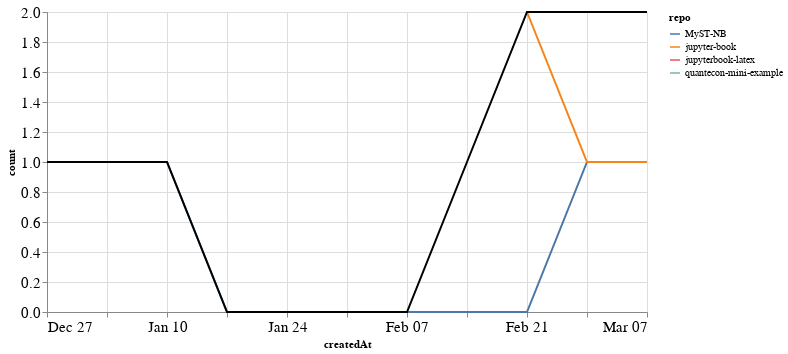

The code cell stored with this chart in its notebook:
### Markdown cell above
### PRs

### Code cell
prs_time = prs.groupby('repo').resample('W', on='createdAt').count()['author'].reset_index()
prs_time = prs_time.rename(columns={'author': 'count'})
prs_time_total = prs_time.groupby('createdAt').agg({"count": "sum"}).reset_index()

ch1 = alt.Chart(prs_time, width=600).mark_line().encode(
    x='createdAt',
    y='count',
    color='repo',
    tooltip="repo"
)

ch2 = alt.Chart(prs_time_total, width=600).mark_line(color="black").encode(
    x='createdAt',
    y='count',
)

ch1 + ch2

### Figure 1 — Vega-Lite specification as saved in the notebook (floating-point values rounded to 4 significant figures)
{"config": {"axisLeft": {"labelFontSize": 15}, "axisBottom": {"labelFontSize": 15}}, "layer": [{"data": {"name": "data-fa6b95159e30f8bdc482f6391e8d1284"}, "mark": "line", "encoding": {"color": {"type": "nominal", "field": "repo"}, "tooltip": {"type": "nominal", "field": "repo"}, "x": {"type": "temporal", "field": "createdAt"}, "y": {"type": "quantitative", "field": "count"}}, "width": 600}, {"data": {"name": "data-6c3e0e666070b53a2c6faf27e75a83ce"}, "mark": {"type": "line", "color": "black"}, "encoding": {"x": {"type": "temporal", "field": "createdAt"}, "y": {"type": "quantitative", "field": "count"}}, "width": 600}], "$schema": "https://vega.github.io/schema/vega-lite/v4.8.1.json", "datasets": {"data-fa6b95159e30f8bdc482f6391e8d1284": [{"repo": "MyST-NB", "createdAt": "2021-01-10T00:00:00", "count": 1}, {"repo": "MyST-NB", "createdAt": "2021-01-17T00:00:00", "count": 0}, {"repo": "MyST-NB", "createdAt": "2021-01-24T00:00:00", "count": 0}, {"repo": "MyST-NB", "createdAt": "2021-01-31T00:00:00", "count": 0}, {"repo": "MyST-NB", "createdAt": "2021-02-07T00:00:00", "count": 0}, {"repo": "MyST-NB", "createdAt": "2021-02-14T00:00:00", "count": 0}, {"repo": "MyST-NB", "createdAt": "2021-02-21T00:00:00", "count": 0}, {"repo": "MyST-NB", "createdAt": "2021-02-28T00:00:00", "count": 1}, {"repo": "MyST-NB", "createdAt": "2021-03-07T00:00:00", "count": 1}, {"repo": "jupyter-book", "createdAt": "2021-02-21T00:00:00", "count": 2}, {"repo": "jupyter-book", "createdAt": "2021-02-28T00:00:00", "count": 1}, {"repo": "jupyter-book", "createdAt": "2021-03-07T00:00:00", "count": 1}, {"repo": "jupyterbook-latex", "createdAt": "2020-12-27T00:00:00", "count": 1}, {"repo": "quantecon-mini-example", "createdAt": "2021-02-14T00:00:00", "count": 1}], "data-6c3e0e666070b53a2c6faf27e75a83ce": [{"createdAt": "2020-12-27T00:00:00", "count": 1}, {"createdAt": "2021-01-10T00:00:00", "count": 1}, {"createdAt": "2021-01-17T00:00:00", "count": 0}, {"createdAt": "2021-01-24T00:00:00", "count": 0}, {"createdAt": "2021-01-31T00:00:00", "count": 0}, {"createdAt": "2021-02-07T00:00:00", "count": 0}, {"createdAt": "2021-02-14T00:00:00", "count": 1}, {"createdAt": "2021-02-21T00:00:00", "count": 2}, {"createdAt": "2021-02-28T00:00:00", "count": 2}, {"createdAt": "2021-03-07T00:00:00", "count": 2}]}}
